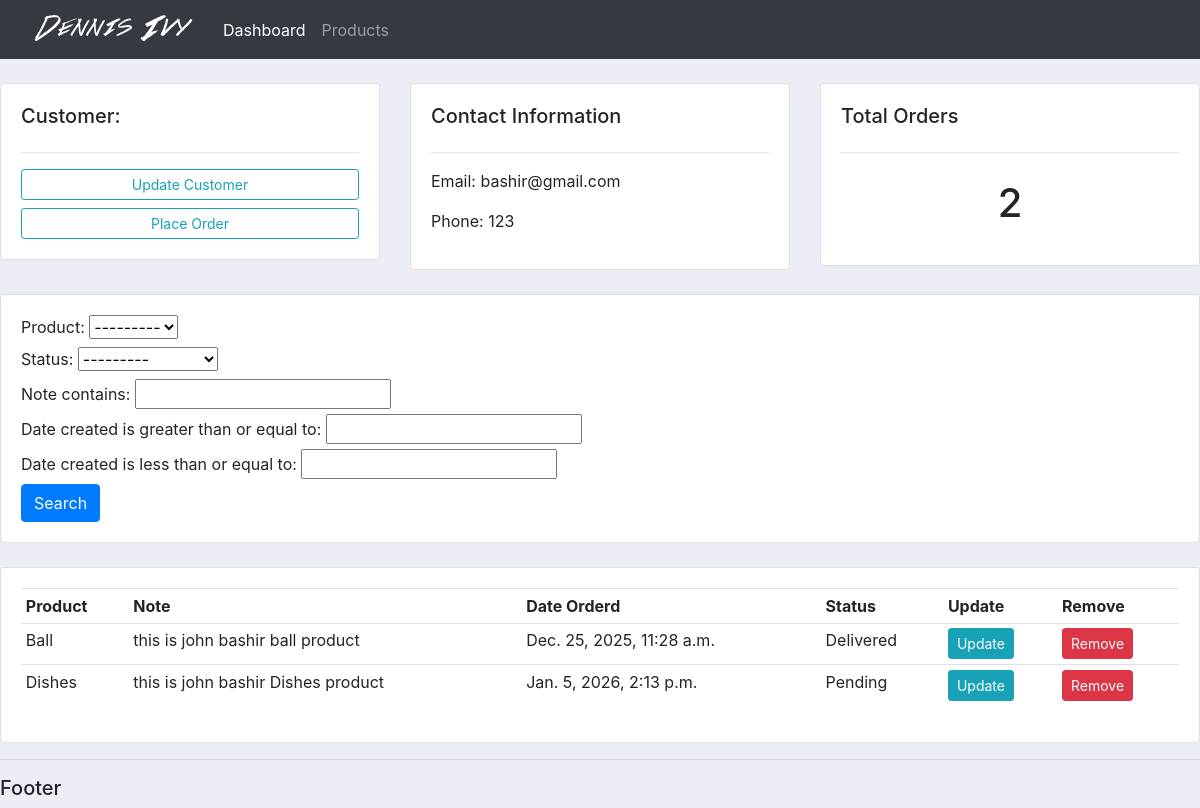
The page /customer/2 on the database its author committed.
### accounts/models.py (models this page shows, shortened)
class Customer(models.Model):
    name = models.CharField(max_length=50, null=True)
    phone = models.CharField(max_length=50, null=True)
    email = models.CharField(max_length=50, null=True)
    date_created = models.DateTimeField(auto_now_add=True)

class Order(models.Model):
    STATUS = (
        ("Pending", "Pending"),
        ("Out for delivery", "Out for delivery"),
        ("Delivered", "Delivered"),
    )
    customer = models.ForeignKey(Customer, null=True, on_delete=models.SET_NULL)
    product = models.ForeignKey(Product, null=True, on_delete=models.SET_NULL)
    date_created = models.DateTimeField(auto_now_add=True)
    status = models.CharField(max_length=50, null=True, choices=STATUS)
    note = models.CharField(max_length=1000, null=True)

class Product(models.Model):
    CATEGORY = (
        ("Indoor", "Indoor"),
        ("Out Door", "Out Door"),
    )
    name = models.CharField(max_length=50, null=True)
    price = models.FloatField(null=True)
    category = models.CharField(max_length=50, null=True, choices=CATEGORY)
    description = models.CharField(max_length=50, null=True)
    date_created = models.DateTimeField(auto_now_add=True)
    tag = models.ManyToManyField(Tags)
    def __str__(self):
        return self.name

### accounts/views.py (the view)
# urls.py: path("customer/<str:pk_id>", views.customer, name="customer"),
def customer(request,pk_id):
    cust = Customer.objects.get(id=pk_id)
    order=cust.order_set.all()
    my_filter = OrderFilter(request.GET,queryset=order)
    order = my_filter.qs
    order_count = order.count()
    context = {"cust":cust,"order":order,"order_count":order_count,"my_filter":my_filter}
    return render(request, "accounts/customer.html",context)

### accounts/templates/accounts/customer.html
{% extends "accounts/index.html" %} {% block content %}
<br />
<div class="row">
  <div class="col-md">
    <div class="card card-body">
      <h5>Customer:</h5>
      <hr />
      <a class="btn btn-outline-info btn-sm btn-block" href=""
        >Update Customer</a
      >
      <a class="btn btn-outline-info btn-sm btn-block" href="{% url 'create_order' cust.id %}"
        >Place Order</a
      >
    </div>
  </div>
  <div class="col-md">
    <div class="card card-body">
      <h5>Contact Information</h5>
      <hr />
      <p>Email: {{cust.email}}</p>
      <p>Phone: {{cust.phone}}</p>
    </div>
  </div>
  <div class="col-md">
    <div class="card card-body">
      <h5>Total Orders</h5>
      <hr />
      <h1 style="text-align: center; padding: 10px">{{order_count}}</h1>
    </div>
  </div>
</div>
<br />
<div class="row">
  <div class="col">
    <div class="card card-body">
      <form method="get">
        {{ my_filter.form }}
        <button class="btn btn-primary" type="submit">Search</button>
      </form>
    </div>
  </div>
</div>
<br />
<div class="row">
  <div class="col-md">
    <div class="card card-body">
      <table class="table table-sm">
        <tr>
          <th>Product</th>
          <th>Note</th>
          <th>Date Orderd</th>
          <th>Status</th>
          <th>Update</th>
          <th>Remove</th>
        </tr>
        {% for i in order %}
        <tr>
          <td>{{i.product}}</td>
          <td>{{i.note}}</td>
          <td>{{i.date_created}}</td>
          <td>{{i.status}}</td>
          <td><a class="btn btn-sm btn-info" href="{% url 'edit_order' i.id %}">Update</a></td>
          <td><a class="btn btn-sm btn-danger" href="{% url 'delete_order' i.id %}">Remove</a></td>
        </tr>
        {% endfor %}
      </table>
    </div>
  </div>
</div>
{% endblock %}

### static/css/main.css (style rules this page uses)
body { background-color: #ebeff5; }

### rows shown on the page
Customer: email "bashir@gmail.com", phone "123"
Order: product "Ball", note "this is john bashir ball product", date_created "Dec. 25, 2025, 11:28 a.m.", status "Delivered"
Order: product "Dishes", note "this is john bashir Dishes product", date_created "Jan. 5, 2026, 2:13 p.m.", status "Pending"

### other values the page prints
{{ order_count }} "2"
